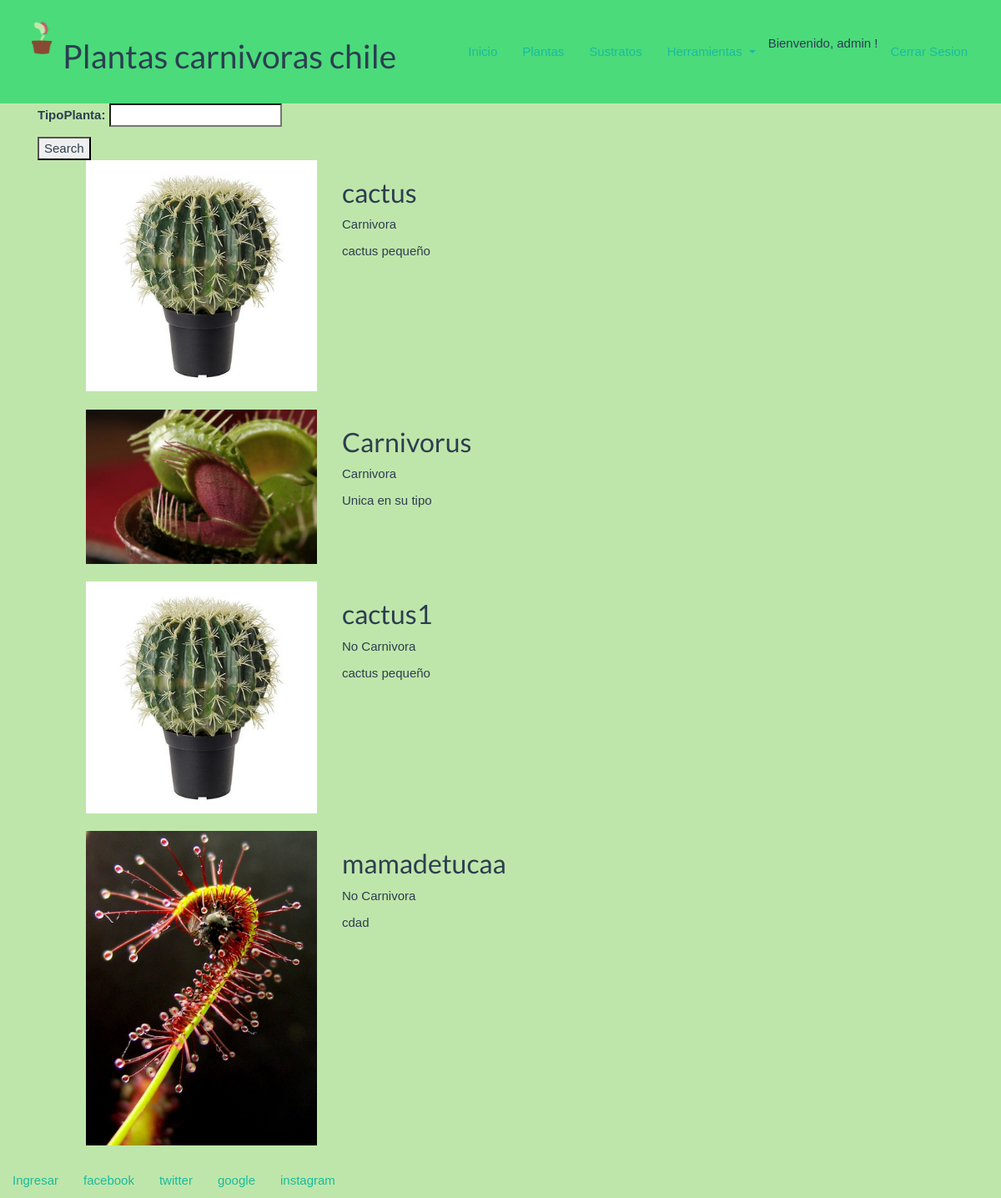
Before: /listarPlantas (signed in) with the older database file.
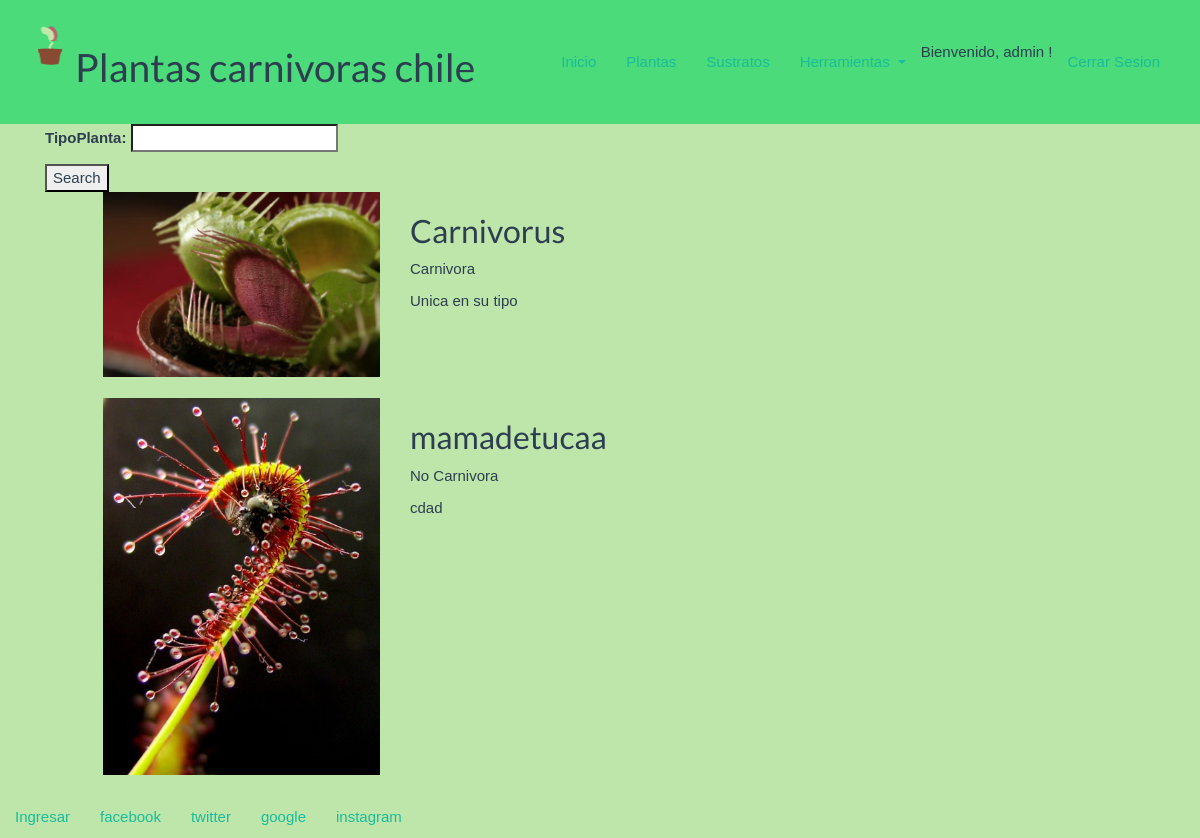
After: the same page with the newer database file.
### AppMisFlores/models.py (models this page shows, shortened)
class Planta(models.Model):
    nombre = models.CharField(max_length=20)
    descripcion = models.CharField(max_length=60)
    tipoPlanta = models.CharField(max_length=20)
    valor = models.IntegerField()
    imagen = models.ImageField(verbose_name="imagen", upload_to="plantas", null=True, blank=True)

### AppMisFlores/views.py (the view)
# urls.py: path('listarPlantas', views.listarPlantas, name='search'),  #filtros (Carnivora, No Carnivora)
@login_required
def listarPlantas(request):
    planta_list = Planta.objects.all()
    planta_filter = PlantaFilter(request.GET, queryset=planta_list)
    return render(request, 'appMisFlores/plantas/listarPlantas.html', {'filter': planta_filter})

### AppMisFlores/templates/appMisFlores/plantas/listarPlantas.html (shortened to what this page needs)
{% extends 'appMisFlores/base.html' %}
{% load staticfiles %}
{% block content %}
    <div class="container">
        <form method="get">
        {{ filter.form.as_p }}
        <button type="submit">Search</button>
        </form>
    </div>
    {% for planta in filter.qs %}
        {% if planta.imagen %}
        <div class="row planta">
            <div class="col-lg-3 col-md-4 offset-lg-1">
                <img class="img-fluid" src="{{planta.imagen.url}}" alt="">
            </div>
            <div class="col-lg-7 col-md-8">
                <h2 class="section-heading title">{{planta.nombre}}</h2>
                <p>{{planta.tipoPlanta}}</p>
                <p>{{planta.descripcion}}</p>
            </div>
        </div>
        {% endif %}
    {% endfor %}
{% endblock %}

Changed rows visible on the page:
removed Planta: imagen (picture), nombre "cactus", tipoPlanta "Carnivora", descripcion "cactus pequeño"
removed Planta: imagen (picture), nombre "cactus1", tipoPlanta "No Carnivora", descripcion "cactus pequeño"
